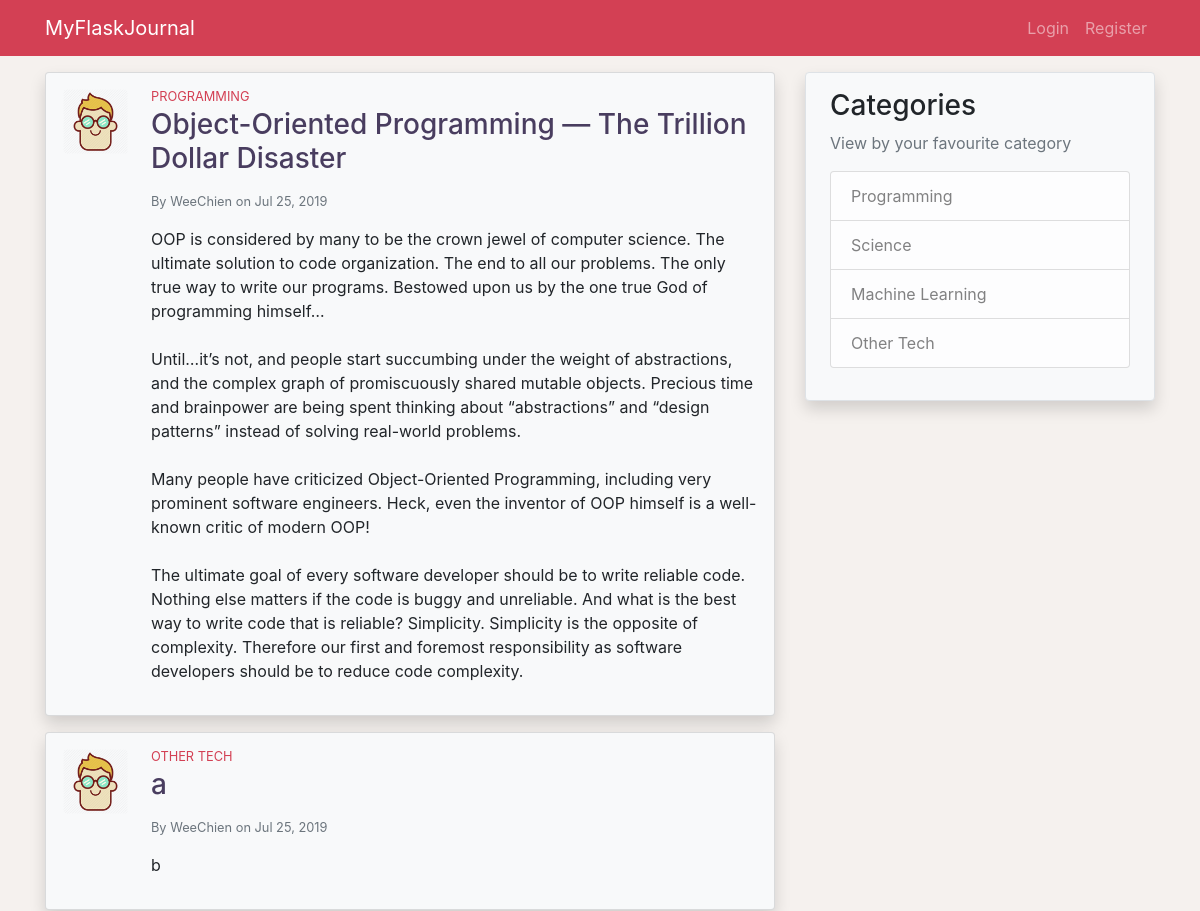
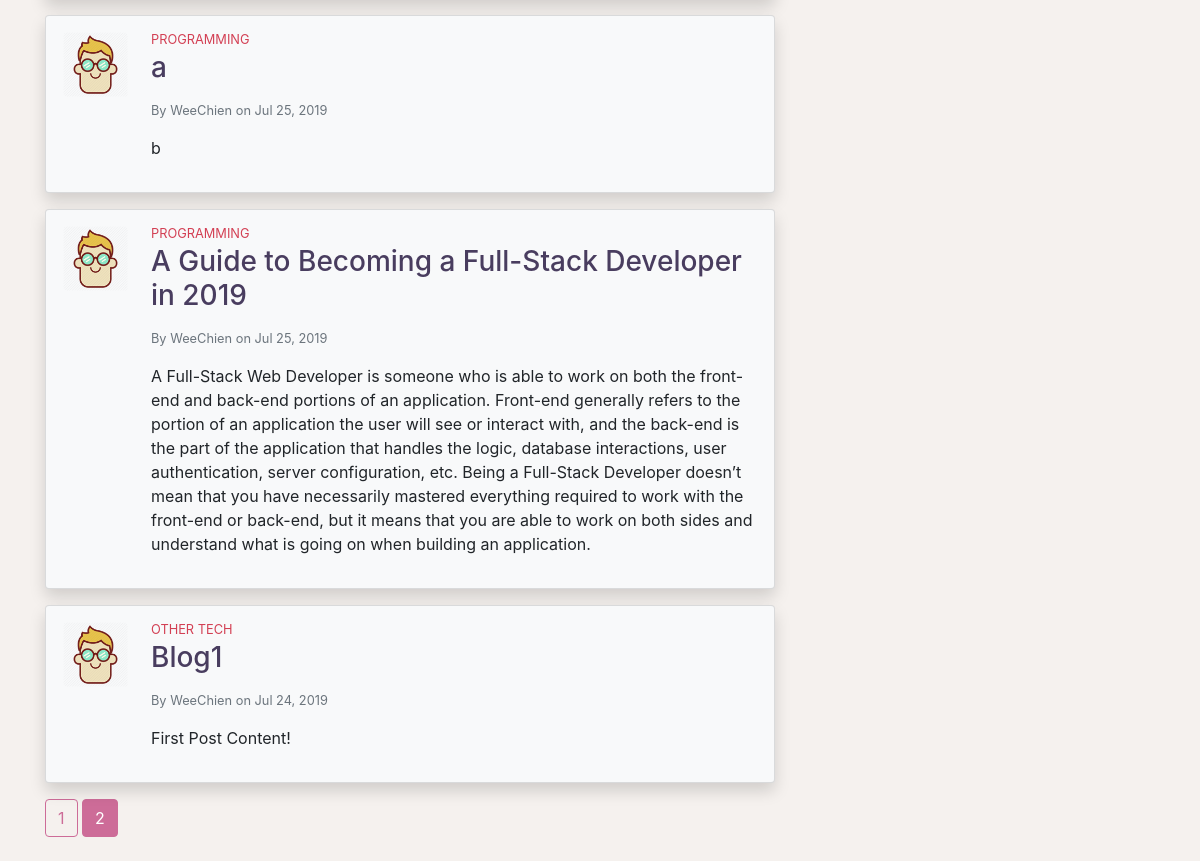
The page /home?page=2 on the database its author committed (2 pictures, top to bottom).
### application/models.py (models this page shows, shortened)
class Post(db.Model):
    id = db.Column(db.Integer, primary_key=True)
    title = db.Column(db.String(100), nullable=False)
    date_posted = db.Column(db.DateTime, nullable=False,
                            default=datetime.utcnow)
    content = db.Column(db.Text, nullable=False)
    category = db.Column(db.String(100), nullable=False)
    user_id = db.Column(db.Integer, db.ForeignKey('user.id'), nullable=False)

class User(db.Model, UserMixin):
    id = db.Column(db.Integer, primary_key=True)
    username = db.Column(db.String(20), unique=True, nullable=False)
    email = db.Column(db.String(120), unique=True, nullable=False)
    image_file = db.Column(db.String(20), nullable=False,
                           default='default.jpg')
    password = db.Column(db.String(60), nullable=False)
    posts = db.relationship('Post', backref='author', lazy=True)

### application/main/routes.py (the view)
@main.route('/')
@main.route('/home')
def index():
    page = request.args.get('page', 1, type=int)
    posts = Post.query.order_by(
        Post.date_posted.desc()).paginate(page=page, per_page=5)
    return render_template('index.html', title='Home', posts=posts)

### application/templates/index.html (shortened to what this page needs)
{% extends 'layout.html' %}
{% block content %}
    {% for post in posts.items %}
        <div class="card mb-3 p-3 shadow bg-light">
            <div class="row">
                <div class="ml-3 mb-3 pr-2">
                    <img src="{{ url_for('static', filename='profile_pics/' + post.author.image_file) }}" class="post-img rounded mx-md-auto d-block">
                </div>
                <div class="col">
                    <h6 class="post-category mb-1 small">
                    </h6>
                    <h3 class="post-title mb-3">
                        <a class="clean-a" href="{{ url_for('posts.post', post_id=post.id) }}">{{ post.title }}</a>
                    </h3>
                    <div class="text-muted small mb-3">
                        By <a class="clean-a" href="{{ url_for('users.user_posts', username=post.author.username) }}">{{ post.author.username }}</a>
                        on {{ post.date_posted.strftime('%b %d, %Y')}}
                    </div>
                    <p class="post-content">{{ post.content }}</p>
                </div>
            </div>
        </div>
    {% endfor %}
    {% for page_num in posts.iter_pages(left_edge=1, right_edge=1, left_current=1, right_current=2) %}
        {% if page_num %}
            {% if page_num == posts.page %}
                <a href="{{ url_for('main.index', page=page_num) }}" class="btn btn-info mb-4">{{ page_num }}</a>
            {% else %}
                <a href="{{ url_for('main.index', page=page_num) }}" class="btn btn-outline-info mb-4">{{ page_num }}</a>
            {% endif %}
        {% else %}
            ...
        {% endif %}
    {% endfor %}
{% endblock %}

### application/static/style.css (style rules this page uses)
body { background-color: #F5F1EE; }
.post-img { height: 65px; width: 65px; }
.post-title { color: #493D5F; }
.post-category { color: #D34054; }
.post-content { white-space: pre-line; }
.clean-a { color: inherit; }
.btn-outline-info { color: #CD6C98; border-color: #CD6C98; }
.btn-info { background-color: #CD6C98; border-color: #CD6C98; }

### rows shown on the page
Post: image_file (picture), category "PROGRAMMING", title "Object-Oriented Programming — The Trillion Dollar Disaster", author.username "WeeChien", date_posted "Jul 25, 2019", content "OOP is considered by many to be the crown jewel of computer science. The ultimate solution to code organization. The end to all our problems. The only true way to write our programs. Bestowed upon us by the one true God of programming himself… Until…it’s not, and people start succumbing under the weight of abstractions, and the complex graph of promiscuously shared mutable objects. Precious time and brainpower are being spent thinking about “abstractions” and “design patterns” instead of solving real-world problems. Many people have criticized Object-Oriented Programming, including very prominent software engineers. Heck, even the inventor of OOP himself is a well-known critic of modern…"
Post: image_file (picture), category "OTHER TECH", title "a", author.username "WeeChien", date_posted "Jul 25, 2019", content "b"
Post: image_file (picture), category "PROGRAMMING", title "a", author.username "WeeChien", date_posted "Jul 25, 2019", content "b"
Post: image_file (picture), category "PROGRAMMING", title "A Guide to Becoming a Full-Stack Developer in 2019", author.username "WeeChien", date_posted "Jul 25, 2019", content "A Full-Stack Web Developer is someone who is able to work on both the front-end and back-end portions of an application. Front-end generally refers to the portion of an application the user will see or interact with, and the back-end is the part of the application that handles the logic, database interactions, user authentication, server configuration, etc. Being a Full-Stack Developer doesn’t mean that you have necessarily mastered everything required to work with the front-end or back-end, but it means that you are able to work on both sides and understand what is going on when building an application."
Post: image_file (picture), category "OTHER TECH", title "Blog1", author.username "WeeChien", date_posted "Jul 24, 2019", content "First Post Content!"

### other values the page prints
{{ page_num }} "1"
{{ page_num }} "2"
